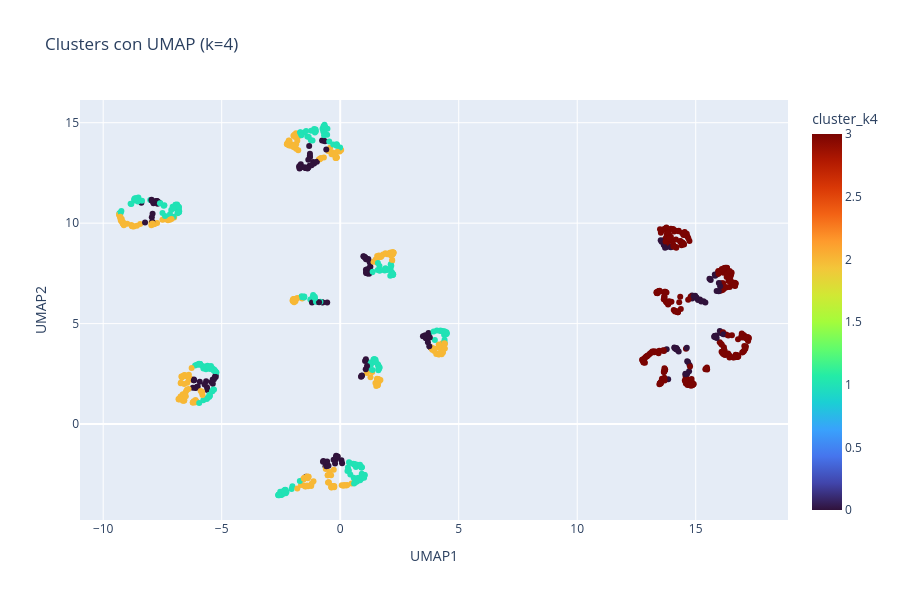

The notebook cell this image was saved under:
### Code cell
fig_umap = px.scatter(
    df, x="UMAP1", y="UMAP2", color="cluster_k4",
    hover_data=["Total", "Rating", "Customer type", "Product line", "Payment"],
    title="Clusters con UMAP (k=4)",
    color_continuous_scale="Turbo"
)
fig_umap.update_layout(width=900, height=600)
fig_umap.show()

### Figure 1 — Plotly figure (JSON) as saved in the notebook; plotly's stock layout.template omitted (floating-point values rounded to 4 significant figures; data arrays with more than 128 entries replaced by an {"elided": "..."} marker saying what was removed)
{"data": [{"customdata": {"elided": "1000x5 mixed values"}, "hovertemplate": "UMAP1=%{x}<br>UMAP2=%{y}<br>Total=%{customdata[0]}<br>Rating=%{customdata[1]}<br>Customer type=%{customdata[2]}<br>Product line=%{customdata[3]}<br>Payment=%{customdata[4]}<br>cluster_k4=%{marker.color}<extra></extra>", "legendgroup": "", "marker": {"color": {"elided": "1000 int values"}, "coloraxis": "coloraxis", "symbol": "circle"}, "mode": "markers", "name": "", "orientation": "v", "showlegend": false, "type": "scatter", "x": {"elided": "1000 float values"}, "xaxis": "x", "y": {"elided": "1000 float values"}, "yaxis": "y"}], "layout": {"coloraxis": {"colorbar": {"title": {"text": "cluster_k4"}}, "colorscale": [[0, "#30123b"], [0.07143, "#4145ab"], [0.1429, "#4675ed"], [0.2143, "#39a2fc"], [0.2857, "#1bcfd4"], [0.3571, "#24eca6"], [0.4286, "#61fc6c"], [0.5, "#a4fc3b"], [0.5714, "#d1e834"], [0.6429, "#f3c63a"], [0.7143, "#fe9b2d"], [0.7857, "#f36315"], [0.8571, "#d93806"], [0.9286, "#b11901"], [1, "#7a0402"]]}, "height": 600, "legend": {"tracegroupgap": 0}, "title": {"text": "Clusters con UMAP (k=4)"}, "width": 900, "xaxis": {"anchor": "y", "domain": [0, 1], "title": {"text": "UMAP1"}}, "yaxis": {"anchor": "x", "domain": [0, 1], "title": {"text": "UMAP2"}}}}
